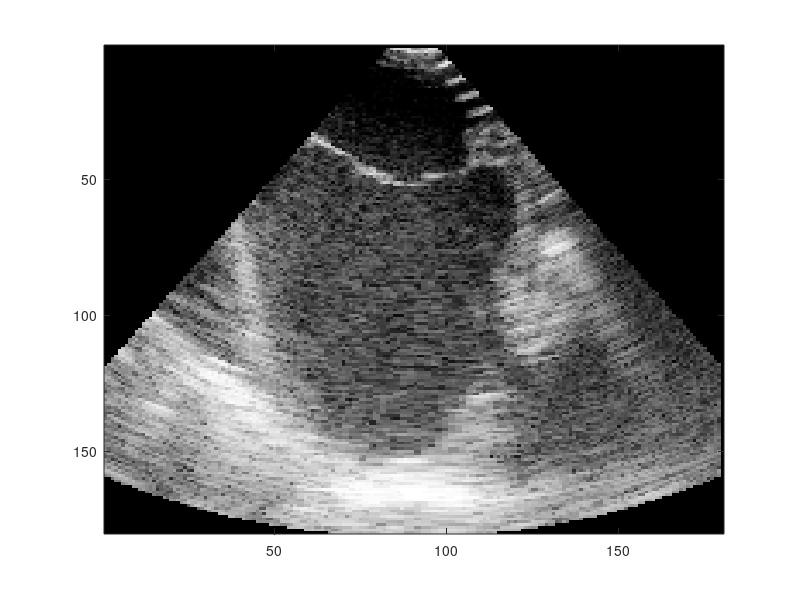

The MATLAB source for this figure: (Note: this script raises an error after producing the figure.)
clear all
close all
clc
load pigsheart
colormap('gray')
imagesc(pigsheart);
hold on
% snake = FreeHandSnake();
snake = CircleSnake(size(pigsheart)/2+[-10,5], 500, min(size(pigsheart)/5));
DrawSnake(snake, 2);

%%
endsnake = evolveSnake(pigsheart, snake, 1, 3, 1, 0.2, 0.0001);
DrawSnake(endsnake, 3);
